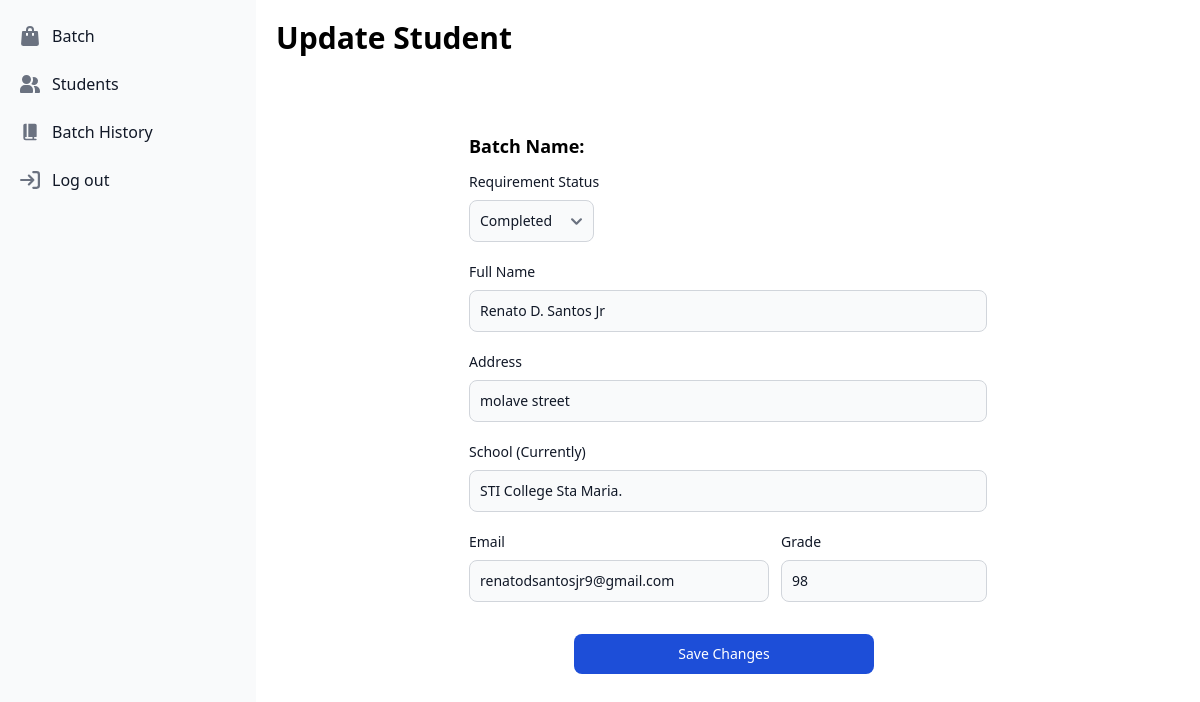
The app's page /student/update/1 (signed in) with its own data.
### EducationalAssistance/models.py (models this page shows, shortened)
class Student(models.Model):
    batch = models.ForeignKey(Batch, on_delete=models.CASCADE)
    student_id = models.AutoField(primary_key=True)
    name = models.CharField(max_length=100)
    school = models.CharField(max_length=255)
    grade = models.IntegerField(blank=True, null=True)
    email = models.EmailField(max_length=255)
    address = models.CharField(max_length=255)
    requirementsStatus = models.CharField(max_length=255, choices=RequirementStatusCoices.choices, default=RequirementStatusCoices.Completed)
    dateSubmitted = models.DateField(auto_now_add=True)
    class Meta:
        constraints  = [
            models.UniqueConstraint(fields=['batch', 'email'], name="Unique email per Batch")
        ]

### Student/views.py (the view)
# urls.py: path('update/<int:pk>', views.UpdateStudent, name='UpdateStudent'),
@login_required
def UpdateStudent(request, pk):
    instance = Student.objects.get(student_id=pk)
    if request.method == 'POST':
        form = StudentForm(request.POST, instance=instance)
        if form.is_valid():
            form.save()
            return redirect('/batch/details/' + str(instance.batch.batch_id))
    else:
        form = StudentForm(instance=instance)
    return render(request, 'students/updateStudent.html', { 'form': form })

### Student/forms.py
class StudentForm(forms.ModelForm):
    class Meta:
        model = Student
        fields = ['name', 'school', 'grade', 'email', 'address', 'requirementsStatus']
    name = forms.CharField(widget=forms.TextInput(attrs={'class': 'textInput', 'placeholder': 'Enter Name'}))
    school = forms.CharField(widget=forms.TextInput(attrs={'class': 'textInput', 'placeholder': 'Enter School'}))
    grade = forms.IntegerField(widget=forms.NumberInput(attrs={'class': 'textInput', 'placeholder': 'Enter Grade'}))
    email = forms.EmailField(widget=forms.EmailInput(attrs={'class': 'textInput w-[300px]', 'placeholder': 'Enter Email'}))
    address = forms.CharField(widget=forms.TextInput(attrs={'class': 'textInput', 'placeholder': 'Enter Address'}))
    requirementsStatus = forms.ChoiceField(
        choices=RequirementStatusCoices.choices, initial=RequirementStatusCoices.Completed,
        widget=forms.Select(attrs={'class': 'bg-gray-50 border border-gray-300 text-gray-900 text-sm rounded-lg focus:ring-blue-500 focus:border-blue-500 block p-2.5 dark:bg-gray-700 dark:border-gray-600 dark:placeholder-gray-400 dark:text-white dark:focus:ring-blue-500 dark:focus:border-blue-500'}))

### templates/students/updateStudent.html (shortened to what this page needs)
{% extends 'index.html' %}
{% block content %}
    <div class="container p-5">
        <div class="flex w-full justify-start">
            <h1 class="font-bold text-xl md:text-3xl">
                Update Student
            </h1>
        </div>
        <div class="p-4 flex justify-center items-center w-full">
            <form method="post" class="w-[550px] p-4 mt-8">
                <h1 class="font-bold text-lg my-3">
                    Batch Name:
                </h1>
                <div class="mb-5">
                    <label for="id_requirementsStatus" class="block mb-2 text-sm font-medium text-gray-900 dark:text-white">Requirement Status</label>
                    {{ form.requirementsStatus }}
                </div>
                <div class="mb-5">
                    <label for="id_batch_name" class="block mb-2 text-sm font-medium text-gray-900 dark:text-white">Full Name</label>
                    {{ form.name }}
                </div>
                <div class="mb-5">
                    <label for="id_address" class="block mb-2 text-sm font-medium text-gray-900 dark:text-white">Address</label>
                    {{ form.address }}
                </div>
                <div class="mb-5">
                    <label for="id_school" class="block mb-2 text-sm font-medium text-gray-900 dark:text-white">School (Currently)</label>
                    {{ form.school }}
                </div>
                <div class="flex justify-between gap-3">
                    <div class="mb-5">
                        <label for="id_email" class="block mb-2 text-sm font-medium text-gray-900 dark:text-white">Email</label>
                        {{ form.email }}
                    </div>
                    <div class="mb-5">
                        <label for="id_grade" class="block mb-2 text-sm font-medium text-gray-900 dark:text-white">Grade</label>
                        {{ form.grade }}
                    </div>
                </div>
                <div class="w-full flex items-center justify-center mt-3">
                    <button type="submit" class="w-[300px] text-white bg-blue-700 hover:bg-blue-800 focus:ring-4 focus:ring-blue-300 font-medium rounded-lg text-sm px-5 py-2.5 me-2 dark:bg-blue-600 dark:hover:bg-blue-700 focus:outline-none dark:focus:ring-blue-800">
                        Save Changes
                    </button>
                </div>
            </form>
        </div>
    </div>
{% endblock %}

### records on screen
Student: requirementsStatus "Completed", name "Renato D. Santos Jr", address "molave street", school "STI College Sta Maria.", email "renatodsantosjr9@gmail.com", grade "98"
